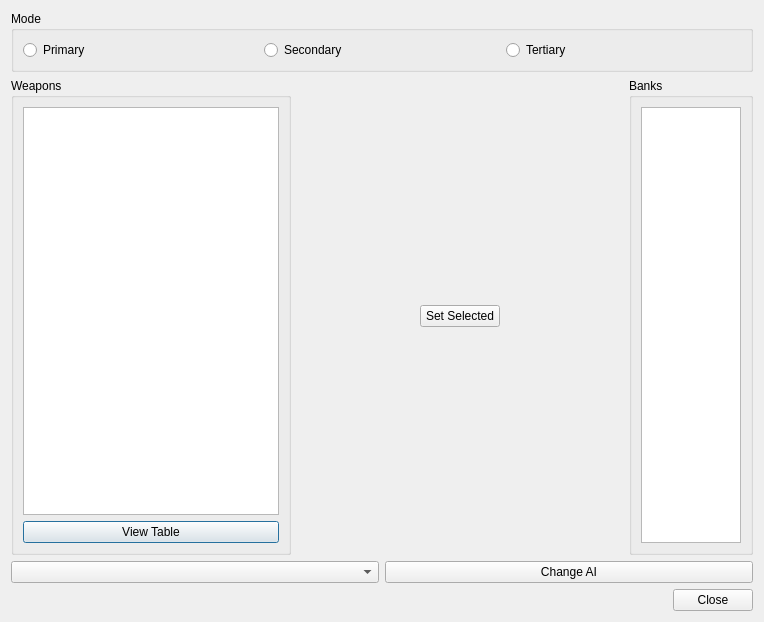
<?xml version="1.0" encoding="UTF-8"?>
<ui version="4.0">
 <class>fso::fred::dialogs::ShipWeaponsDialog</class>
 <widget class="QDialog" name="fso::fred::dialogs::ShipWeaponsDialog">
  <property name="geometry">
   <rect>
    <x>0</x>
    <y>0</y>
    <width>764</width>
    <height>622</height>
   </rect>
  </property>
  <property name="windowTitle">
   <string>Weapons Editor</string>
  </property>
  <property name="modal">
   <bool>true</bool>
  </property>
  <layout class="QVBoxLayout" name="windowLayout">
   <item>
    <widget class="QGroupBox" name="groupBoxMode">
     <property name="title">
      <string>Mode</string>
     </property>
     <layout class="QHBoxLayout" name="ModeLayout">
      <item>
       <widget class="QRadioButton" name="radioPrimary">
        <property name="text">
         <string>Primary</string>
        </property>
       </widget>
      </item>
      <item>
       <widget class="QRadioButton" name="radioSecondary">
        <property name="text">
         <string>Secondary</string>
        </property>
       </widget>
      </item>
      <item>
       <widget class="QRadioButton" name="radioTertiary">
        <property name="text">
         <string>Tertiary</string>
        </property>
       </widget>
      </item>
     </layout>
    </widget>
   </item>
   <item>
    <layout class="QHBoxLayout" name="layoutMiddle">
     <item>
      <widget class="QGroupBox" name="groupBoxWeapons">
       <property name="title">
        <string>Weapons</string>
       </property>
       <layout class="QVBoxLayout" name="verticalLayout">
        <item>
         <widget class="fso::fred::weaponList" name="listWeapons">
          <property name="sizeAdjustPolicy">
           <enum>QAbstractScrollArea::AdjustIgnored</enum>
          </property>
          <property name="editTriggers">
           <set>QAbstractItemView::NoEditTriggers</set>
          </property>
          <property name="dragEnabled">
           <bool>true</bool>
          </property>
          <property name="dragDropMode">
           <enum>QAbstractItemView::DragOnly</enum>
          </property>
         </widget>
        </item>
        <item>
         <widget class="QPushButton" name="TBLButton">
          <property name="text">
           <string>View Table</string>
          </property>
         </widget>
        </item>
       </layout>
      </widget>
     </item>
     <item>
      <spacer name="horizontalSpacer">
       <property name="orientation">
        <enum>Qt::Horizontal</enum>
       </property>
       <property name="sizeHint" stdset="0">
        <size>
         <width>40</width>
         <height>20</height>
        </size>
       </property>
      </spacer>
     </item>
     <item>
      <widget class="QPushButton" name="setAllButton">
       <property name="text">
        <string>Set Selected</string>
       </property>
       <property name="autoDefault">
        <bool>false</bool>
       </property>
      </widget>
     </item>
     <item>
      <spacer name="spacerMiddle">
       <property name="orientation">
        <enum>Qt::Horizontal</enum>
       </property>
       <property name="sizeHint" stdset="0">
        <size>
         <width>40</width>
         <height>20</height>
        </size>
       </property>
      </spacer>
     </item>
     <item>
      <widget class="QGroupBox" name="groupBoxBanks">
       <property name="title">
        <string>Banks</string>
       </property>
       <layout class="QHBoxLayout" name="BanksLayout">
        <item>
         <widget class="fso::fred::bankTree" name="treeBanks">
          <property name="sizeAdjustPolicy">
           <enum>QAbstractScrollArea::AdjustToContentsOnFirstShow</enum>
          </property>
          <property name="dragDropMode">
           <enum>QAbstractItemView::DropOnly</enum>
          </property>
          <property name="selectionMode">
           <enum>QAbstractItemView::MultiSelection</enum>
          </property>
          <property name="selectionBehavior">
           <enum>QAbstractItemView::SelectItems</enum>
          </property>
          <attribute name="headerStretchLastSection">
           <bool>false</bool>
          </attribute>
         </widget>
        </item>
       </layout>
      </widget>
     </item>
    </layout>
   </item>
   <item>
    <layout class="QHBoxLayout" name="AILayout">
     <item>
      <widget class="QComboBox" name="AICombo"/>
     </item>
     <item>
      <widget class="QPushButton" name="AIButton">
       <property name="text">
        <string>Change AI</string>
       </property>
      </widget>
     </item>
    </layout>
   </item>
   <item>
    <layout class="QHBoxLayout" name="layoutBottom">
     <item>
      <spacer name="spacerBottom">
       <property name="orientation">
        <enum>Qt::Horizontal</enum>
       </property>
       <property name="sizeHint" stdset="0">
        <size>
         <width>40</width>
         <height>20</height>
        </size>
       </property>
      </spacer>
     </item>
     <item>
      <widget class="QPushButton" name="buttonClose">
       <property name="text">
        <string>Close</string>
       </property>
      </widget>
     </item>
    </layout>
   </item>
  </layout>
 </widget>
 <customwidgets>
  <customwidget>
   <class>fso::fred::weaponList</class>
   <extends>QListView</extends>
   <header>ui/widgets/weaponList.h</header>
  </customwidget>
  <customwidget>
   <class>fso::fred::bankTree</class>
   <extends>QTreeView</extends>
   <header>ui/widgets/bankTree.h</header>
  </customwidget>
 </customwidgets>
 <resources>
  <include location="../resources/resources.qrc"/>
 </resources>
 <connections>
  <connection>
   <sender>buttonClose</sender>
   <signal>clicked()</signal>
   <receiver>fso::fred::dialogs::ShipWeaponsDialog</receiver>
   <slot>accept()</slot>
   <hints>
    <hint type="sourcelabel">
     <x>490</x>
     <y>322</y>
    </hint>
    <hint type="destinationlabel">
     <x>340</x>
     <y>335</y>
    </hint>
   </hints>
  </connection>
 </connections>
</ui>
